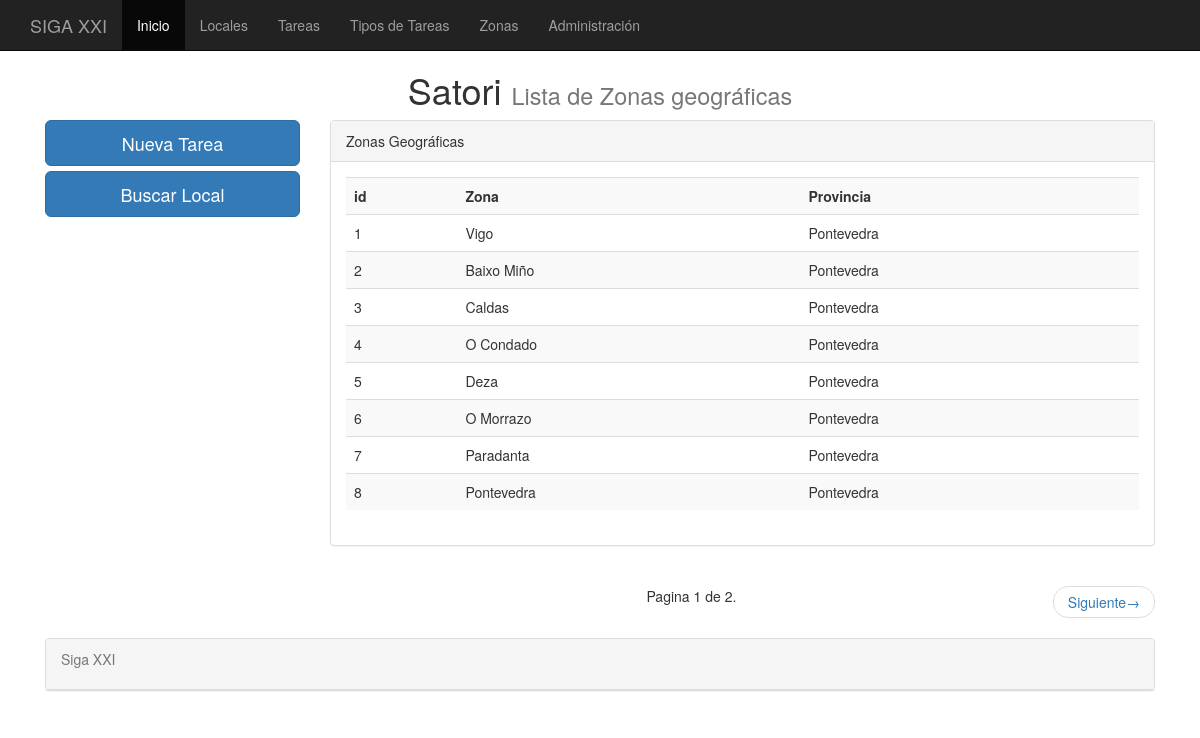
The page /zonas/ on the database its author committed.
### cafe/models.py (models this page shows)
class zonas(models.Model):
	zona = models.CharField(max_length=50)
	provincia = models.ForeignKey(provincias, default='36', null=True, blank=True)
	class Meta:
		verbose_name_plural = "zonas"
	def __unicode__(self):
		return self.zona

class provincias(models.Model):
	numero = models.PositiveIntegerField(null=True, blank=True)
	provincia = models.CharField(max_length=100)
	class Meta:
		verbose_name_plural = "provincias"
	def __unicode__(self):
		return self.provincia

### cafe/views.py (the view)
# urls.py: url(r'^zonas/', ListaZonas.as_view(), name='ListaZonas'),
class ListaZonas(ListView):
	queryset = zonas.objects.order_by('id')
	context_object_name = 'zonas'
	paginate_by = 8

### templates/cafe/zonas_list.html (shortened to what this page needs)
{% extends "base.html" %}
{%   load   staticfiles   %}
{% block titulo %}
Lista de Zonas geográficas
{% endblock %}
{% block content %}
<row>
	<div class="col-md-3">
		<a href="/paciente/agregar" class="btn btn-primary btn-lg btn-block">Nueva Tarea</a>
		<a href="/pacientes_buscar" class="btn btn-primary btn-lg btn-block">Buscar Local</a>
	</div>
	<div class="col-md-9" >
		<div class="panel panel-default">
			<div class="panel-heading">Zonas Geográficas</div>
			<div class ="panel-body">
				{% if object_list %}
				<div class="table-responsive">
				<table class="table table-striped">
					<th>id</th>
					<th>Zona</th>
					<th>Provincia</th>
          {% for zonas  in object_list %}
						<tr>
							<td>{{ zonas.id }}</td>
							<td>{{ zonas.zona }}</td>
							<td>{{ zonas.provincia }}</td>
						</tr>
					{% endfor %}
				  </table>
				</div>
		    {% else %}
        	<p class="text-warning">No hay zonas.</p>
        {% endif %}
			</div>
		</div>
	</div>
</row>
<row>
	<div class="col-md-9 col-md-offset-3">
		<nav>
			<ul class="pager">
				<li> Pagina {{ page_obj.number }} de {{ paginator.num_pages }}.</li>
				{% if page_obj.has_next %}
				<li class="next"><a href="?page={{ page_obj.next_page_number }}">Siguiente<spam aria-hideen="true">&rarr;</spam></a></li>
				{%endif%}
			</ul>
		</nav>
	</div>
</row>
{% endblock %}

### rows shown on the page
zonas: id "1", zona "Vigo", provincia "Pontevedra"
zonas: id "2", zona "Baixo Miño", provincia "Pontevedra"
zonas: id "3", zona "Caldas", provincia "Pontevedra"
zonas: id "4", zona "O Condado", provincia "Pontevedra"
zonas: id "5", zona "Deza", provincia "Pontevedra"
zonas: id "6", zona "O Morrazo", provincia "Pontevedra"
zonas: id "7", zona "Paradanta", provincia "Pontevedra"
zonas: id "8", zona "Pontevedra", provincia "Pontevedra"

### other values the page prints
{{ page_obj.number }} "1"
{{ paginator.num_pages }} "2"
